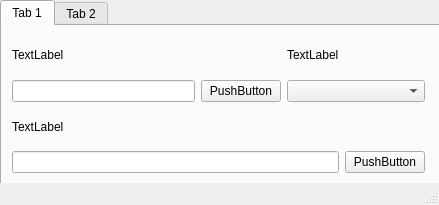
<?xml version="1.0" encoding="UTF-8"?>
<ui version="4.0">
 <class>MainWindow</class>
 <widget class="QMainWindow" name="MainWindow">
  <property name="geometry">
   <rect>
    <x>0</x>
    <y>0</y>
    <width>439</width>
    <height>205</height>
   </rect>
  </property>
  <property name="windowTitle">
   <string>MainWindow</string>
  </property>
  <widget class="QWidget" name="centralwidget">
   <widget class="QTabWidget" name="tabWidget">
    <property name="geometry">
     <rect>
      <x>0</x>
      <y>0</y>
      <width>441</width>
      <height>191</height>
     </rect>
    </property>
    <property name="currentIndex">
     <number>0</number>
    </property>
    <widget class="QWidget" name="tab">
     <attribute name="title">
      <string>Tab 1</string>
     </attribute>
     <widget class="QWidget" name="layoutWidget_2">
      <property name="geometry">
       <rect>
        <x>10</x>
        <y>10</y>
        <width>413</width>
        <height>137</height>
       </rect>
      </property>
      <layout class="QGridLayout" name="gridLayout_2">
       <item row="1" column="2" colspan="2">
        <widget class="QComboBox" name="comboBox_2"/>
       </item>
       <item row="0" column="2">
        <widget class="QLabel" name="label_8">
         <property name="text">
          <string>TextLabel</string>
         </property>
        </widget>
       </item>
       <item row="1" column="1">
        <widget class="QPushButton" name="pushButton_3">
         <property name="text">
          <string>PushButton</string>
         </property>
        </widget>
       </item>
       <item row="2" column="0">
        <widget class="QLabel" name="label_9">
         <property name="text">
          <string>TextLabel</string>
         </property>
        </widget>
       </item>
       <item row="3" column="3">
        <widget class="QPushButton" name="pushButton_4">
         <property name="text">
          <string>PushButton</string>
         </property>
        </widget>
       </item>
       <item row="1" column="0">
        <widget class="QLineEdit" name="lineEdit_6"/>
       </item>
       <item row="3" column="0" colspan="3">
        <widget class="QLineEdit" name="lineEdit_7"/>
       </item>
       <item row="0" column="0">
        <widget class="QLabel" name="label_7">
         <property name="text">
          <string>TextLabel</string>
         </property>
        </widget>
       </item>
      </layout>
     </widget>
    </widget>
    <widget class="QWidget" name="tab_2">
     <attribute name="title">
      <string>Tab 2</string>
     </attribute>
     <widget class="QWidget" name="layoutWidget">
      <property name="geometry">
       <rect>
        <x>10</x>
        <y>10</y>
        <width>413</width>
        <height>137</height>
       </rect>
      </property>
      <layout class="QGridLayout" name="gridLayout">
       <item row="0" column="0">
        <widget class="QLabel" name="label">
         <property name="text">
          <string>TextLabel</string>
         </property>
        </widget>
       </item>
       <item row="0" column="2">
        <widget class="QLabel" name="label_6">
         <property name="text">
          <string>TextLabel</string>
         </property>
        </widget>
       </item>
       <item row="1" column="0">
        <widget class="QLineEdit" name="lineEdit"/>
       </item>
       <item row="1" column="1">
        <widget class="QPushButton" name="pushButton">
         <property name="text">
          <string>PushButton</string>
         </property>
        </widget>
       </item>
       <item row="1" column="2" colspan="2">
        <widget class="QComboBox" name="comboBox"/>
       </item>
       <item row="2" column="0">
        <widget class="QLabel" name="label_2">
         <property name="text">
          <string>TextLabel</string>
         </property>
        </widget>
       </item>
       <item row="3" column="0" colspan="3">
        <widget class="QLineEdit" name="lineEdit_2"/>
       </item>
       <item row="3" column="3">
        <widget class="QPushButton" name="pushButton_2">
         <property name="text">
          <string>PushButton</string>
         </property>
        </widget>
       </item>
       <item row="4" column="0">
        <widget class="QLabel" name="label_3">
         <property name="text">
          <string>TextLabel</string>
         </property>
        </widget>
       </item>
       <item row="4" column="1">
        <widget class="QLabel" name="label_4">
         <property name="text">
          <string>TextLabel</string>
         </property>
        </widget>
       </item>
       <item row="4" column="2" colspan="2">
        <widget class="QLabel" name="label_5">
         <property name="text">
          <string>TextLabel</string>
         </property>
        </widget>
       </item>
       <item row="5" column="0">
        <widget class="QLineEdit" name="lineEdit_3"/>
       </item>
       <item row="5" column="1">
        <widget class="QLineEdit" name="lineEdit_4"/>
       </item>
       <item row="5" column="2" colspan="2">
        <widget class="QLineEdit" name="lineEdit_5"/>
       </item>
      </layout>
     </widget>
    </widget>
   </widget>
  </widget>
  <widget class="QStatusBar" name="statusbar"/>
 </widget>
 <resources/>
 <connections/>
</ui>
